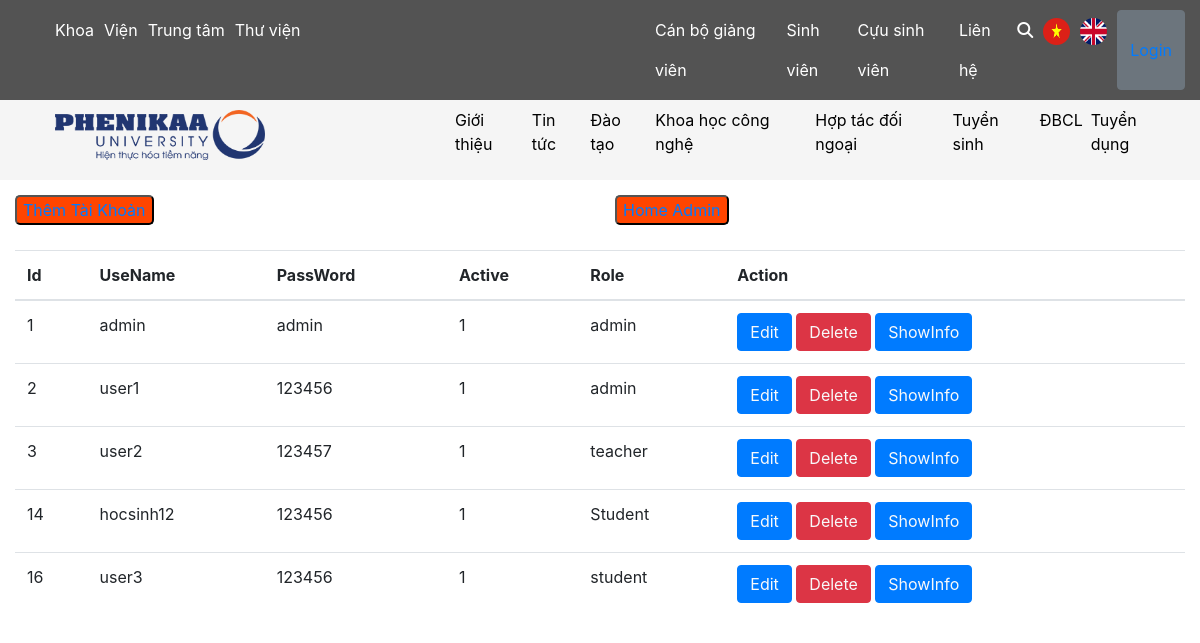
The app's page /account.php, older data.
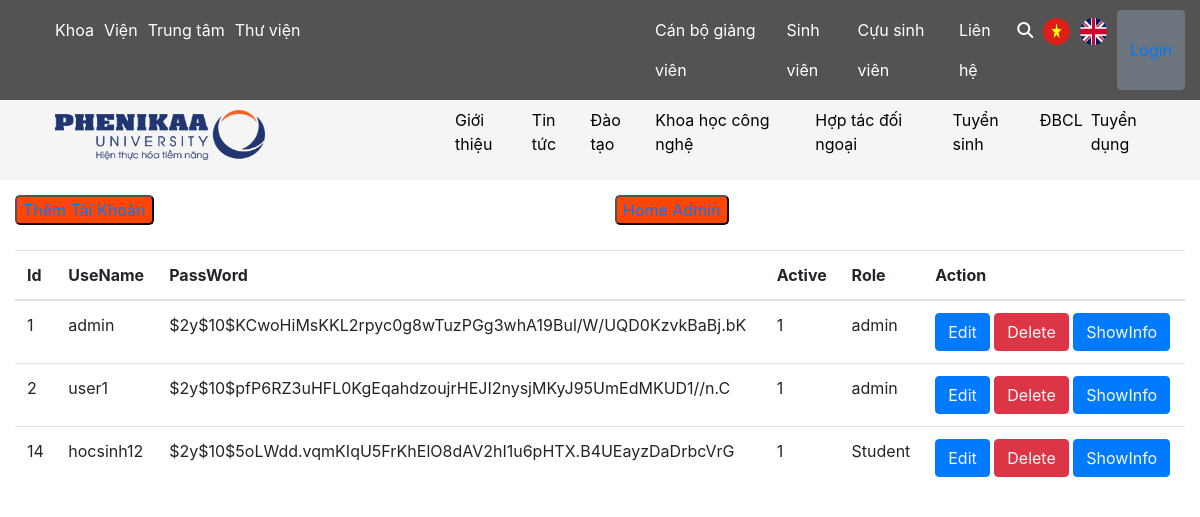
The same page, newer data.
### tables this page shows
CREATE TABLE `users` (
  `id` int(11) NOT NULL,
  `useName` varchar(255) DEFAULT NULL,
  `passWord` char(255) DEFAULT NULL,
  `role` varchar(255) DEFAULT NULL,
  `status` tinyint(1) DEFAULT NULL
);

### account.php (the view, shortened to what this page needs)
<?php
    include('connect.php');
?>
<!DOCTYPE html>
<html lang="en">
<head>
    <link rel="stylesheet" href="https://maxcdn.bootstrapcdn.com/bootstrap/4.5.2/css/bootstrap.min.css"/>
    <link rel="stylesheet" href="./style/style.css">
</head>
<body>
    <?php
        include('./header/header.php');
    ?>
    <div class="container-fluid">
        <div class="row">
            <div class="col-md-6">
                <button class="addAccount">
                    <a href="newAccount.php" class="text-decoration-none">Thêm Tài Khoản</a>
                </button>
            </div>
            <div class="col-md-6">
                <button class="addAccount">
                    <a href="admin.php" class="text-decoration-none">Home Admin</a>
                </button>
            </div>
        </div>
<table class="table">
    <thead>
        <tr>
        <th scope="col">Id</th>
        <th scope="col">UseName</th>
        <th scope="col">PassWord</th>
        <th scope ="col">Active</th>
        <th scope="col">Role</th>
        <th scope="col">Action</th>
        </tr>
    </thead>
    <tbody>
        <?php
            $sql = "SELECT * FROM `users`";
            $result = mysqli_query($conn,$sql);
            if($result){
               while( $row = mysqli_fetch_assoc($result)){
                   $id = $row['id'];
                   $useName = $row['useName'];
                   $passWord = $row['passWord'];
                   $status = $row['status'];
                   $role = $row['role'];
                   echo '<tr>
                        <td>'.$id.'</td>
                        <td>'.$useName.'</td>
                        <td>'.$passWord.'</td>
                        <td>'.$status.'</td>
                        <td>'.$role.'</td>
                        <td>
                        <button class="btn btn-primary"><a href="updateAccount.php ? updateid='.$id.'" class="text-light">Edit</a></button>
                        <button class="btn btn-danger"><a href="deleteAccount.php ? deleteid='.$id.' " class="text-light">Delete</a></button>
                        <button class="btn btn-primary"><a href="showInfo.php ? infoid='.$id.' " class="text-light">ShowInfo</a></button>
                    </td>
                   </tr>';
               }
            }
        ?>
    </tbody>
</table>
    </div>
</body>
</html>

### header/header.php (shortened to what this page needs)
<div class="container-fluid">
    <div class="row header-top">
        <div class="col-md-6 header-left">
            <ul class="header-menuLeft">
                <li>
                    <a href="" class="menuLeftItem">Khoa</a>
                </li>
                <li>
                    <a href="#" class="menuLeftItem">Viện</a>
                </li>
                <li>
                    <a href="#" class="menuLeftItem">Trung tâm</a>
                </li>
                <li>
                    <a href="#" class="menuLeftItem">Thư viện</a>
                </li>
            </ul>
        </div>
        <div class="col-md-6 header-right">
            <ul class="header-menuRight">
                <li><a href="#" class="menuRightItem">Cán bộ giảng viên</a></li>
                <li>
                    <a href="#" class="menuRightItem"> Sinh viên</a>
                </li>
                <li><a href="#" class="menuRightItem">Cựu sinh viên</a></li>
                <li><a href="#" class="menuRightItem">Liên hệ</a></li>
                <li><a href="#" class="menuRightItem"><i class="fas fa-search"></i></a></li>
                <li><a href="#" class="menuRightItem"><img src="./images/vn.jpg" class="language"></a></li>
                <li><a href="#" class="menuRightItem"><img src="./images/en.png" class="language"></a></li>
                <button type="button" class="btn btn-secondary"><a href="login.php">
                    ?></a></button>
            </ul>
        </div>
    </div>
    <div class="row header-down">
        <div class="col-md-4">
            <a href="#">
                <img src="./images/logo.png" class="logo">
            </a>
        </div>
        <div class="col-md-8 menuHeader-down">
            <ul class="menuRight-down">
                <li>
                    <a href="#">Giới thiệu</a>
                </li>
                <li>
                    <a href="news.php">Tin tức</a>
                </li>
                <li>
                    <a href="#">Đào tạo</a>
                </li>
                <li>
                    <a href="#" >Khoa học công nghệ</a>
                </li>
                <li>
                    <a href="#">Hợp tác đối ngoại</a>
                </li>
                <li>
                    <a href="#">Tuyển sinh</a>
                </li>
                <li>
                    <a href="#">ĐBCL</a>
                </li>
                <li><a href="#">Tuyển dụng</a></li>
            </ul>
        </div>
    </div>
</div>

### style/style.css (style rules this page uses)
.header-top { background-color: rgb(83, 83, 83); }
ul li { list-style-type: none; }
.header-menuLeft { position: relative; line-height: 40px; display: flex; margin-top: 10px; margin-bottom: 10px; }
.header-menuLeft > li > a { text-decoration: none; }
.header-menuLeft > li { display: inline-block; position: relative; line-height: 40px; }
.menuLeftItem { margin-right: 10px; position: relative; display: inline-block; color: white; }
.header-menuRight { position: relative; line-height: 40px; display: flex; margin-top: 10px; margin-bottom: 10px; }
.header-menuRight > li > a { text-decoration: none; }
.menuRightItem { margin-right: 10px; position: relative; display: inline-block; color: white; }
.language { height: 27px; width: 27px; border-radius: 15px; }
.header-down { height: 80px; background-color: whitesmoke; }
.logo { width: 250px; height: 50px; padding-left: 40px; margin-top: 10px; margin-bottom: 10px; }
.menuHeader-down { align-self: center; }
.menuRight-down { display: flex; }
.menuRight-down > li > a { text-decoration: none; margin-right: 8px; color: black; }
.addAccount { background-color: orangered; border-radius: 5px; margin-top: 15px; margin-bottom: 25px; }

Row changes from the older to the newer data that the page shows:
removed users: id "3", useName "user2", passWord "123457", status "1", role "teacher"
removed users: id "16", useName "user3", passWord "123456", status "1", role "student"
changed users id 1: passWord "admin" → "$2y$10$KCwoHiMsKKL2rpyc0g8wTuzPGg3whA19Bul/W/UQD0KzvkBaBj.bK"
changed users "user1": passWord "123456" → "$2y$10$pfP6RZ3uHFL0KgEqahdzoujrHEJI2nysjMKyJ95UmEdMKUD1//n.C"
changed users "hocsinh12": passWord "123456" → "$2y$10$5oLWdd.vqmKIqU5FrKhElO8dAV2hI1u6pHTX.B4UEayzDaDrbcVrG"
